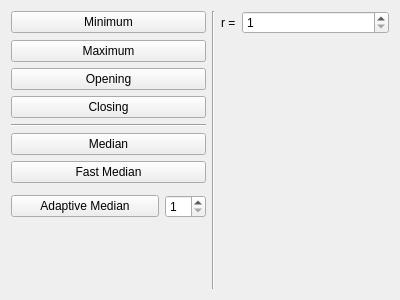
<?xml version="1.0" encoding="UTF-8"?>
<ui version="4.0">
 <class>StaticFilter</class>
 <widget class="QWidget" name="StaticFilter">
  <property name="geometry">
   <rect>
    <x>0</x>
    <y>0</y>
    <width>400</width>
    <height>300</height>
   </rect>
  </property>
  <property name="windowTitle">
   <string>Form</string>
  </property>
  <layout class="QGridLayout" name="gridLayout">
   <item row="9" column="1">
    <widget class="QSpinBox" name="sbRadiusMax">
     <property name="sizePolicy">
      <sizepolicy hsizetype="Maximum" vsizetype="Fixed">
       <horstretch>0</horstretch>
       <verstretch>0</verstretch>
      </sizepolicy>
     </property>
     <property name="minimum">
      <number>1</number>
     </property>
     <property name="maximum">
      <number>10</number>
     </property>
    </widget>
   </item>
   <item row="2" column="0" colspan="2">
    <widget class="QPushButton" name="pbMaximum">
     <property name="text">
      <string>Maximum</string>
     </property>
    </widget>
   </item>
   <item row="3" column="0" colspan="2">
    <widget class="QPushButton" name="pbOpening">
     <property name="text">
      <string>Opening</string>
     </property>
    </widget>
   </item>
   <item row="1" column="0" colspan="2">
    <widget class="QPushButton" name="pbMinimum">
     <property name="text">
      <string>Minimum</string>
     </property>
    </widget>
   </item>
   <item row="4" column="0" colspan="2">
    <widget class="QPushButton" name="pbClosing">
     <property name="text">
      <string>Closing</string>
     </property>
    </widget>
   </item>
   <item row="1" column="2" rowspan="10">
    <widget class="Line" name="line_2">
     <property name="orientation">
      <enum>Qt::Vertical</enum>
     </property>
    </widget>
   </item>
   <item row="10" column="1">
    <spacer name="verticalSpacer">
     <property name="orientation">
      <enum>Qt::Vertical</enum>
     </property>
     <property name="sizeHint" stdset="0">
      <size>
       <width>20</width>
       <height>40</height>
      </size>
     </property>
    </spacer>
   </item>
   <item row="6" column="0" colspan="2">
    <widget class="QPushButton" name="pushButton_3">
     <property name="text">
      <string>Median</string>
     </property>
    </widget>
   </item>
   <item row="1" column="4">
    <widget class="QSpinBox" name="sbRadius">
     <property name="minimum">
      <number>1</number>
     </property>
     <property name="maximum">
      <number>10</number>
     </property>
    </widget>
   </item>
   <item row="5" column="0" colspan="2">
    <widget class="Line" name="line">
     <property name="orientation">
      <enum>Qt::Horizontal</enum>
     </property>
    </widget>
   </item>
   <item row="1" column="3">
    <widget class="QLabel" name="label">
     <property name="sizePolicy">
      <sizepolicy hsizetype="Maximum" vsizetype="Preferred">
       <horstretch>0</horstretch>
       <verstretch>0</verstretch>
      </sizepolicy>
     </property>
     <property name="text">
      <string>r =</string>
     </property>
    </widget>
   </item>
   <item row="7" column="0" colspan="2">
    <widget class="QPushButton" name="pbFastMedian">
     <property name="text">
      <string>Fast Median</string>
     </property>
    </widget>
   </item>
   <item row="9" column="0">
    <widget class="QPushButton" name="pbAdaptiveMedian">
     <property name="text">
      <string>Adaptive Median</string>
     </property>
    </widget>
   </item>
  </layout>
 </widget>
 <resources/>
 <connections>
  <connection>
   <sender>sbRadius</sender>
   <signal>valueChanged(int)</signal>
   <receiver>sbRadiusMax</receiver>
   <slot>setValue(int)</slot>
   <hints>
    <hint type="sourcelabel">
     <x>303</x>
     <y>29</y>
    </hint>
    <hint type="destinationlabel">
     <x>198</x>
     <y>222</y>
    </hint>
   </hints>
  </connection>
 </connections>
</ui>
